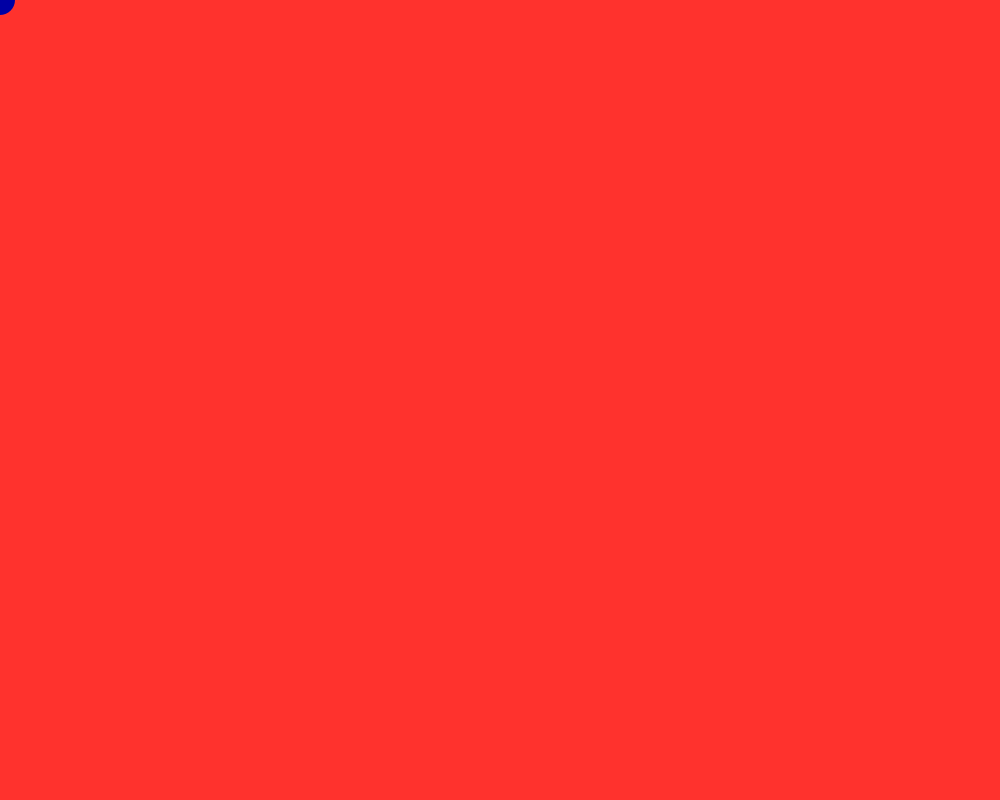
Frame 1 (no input)
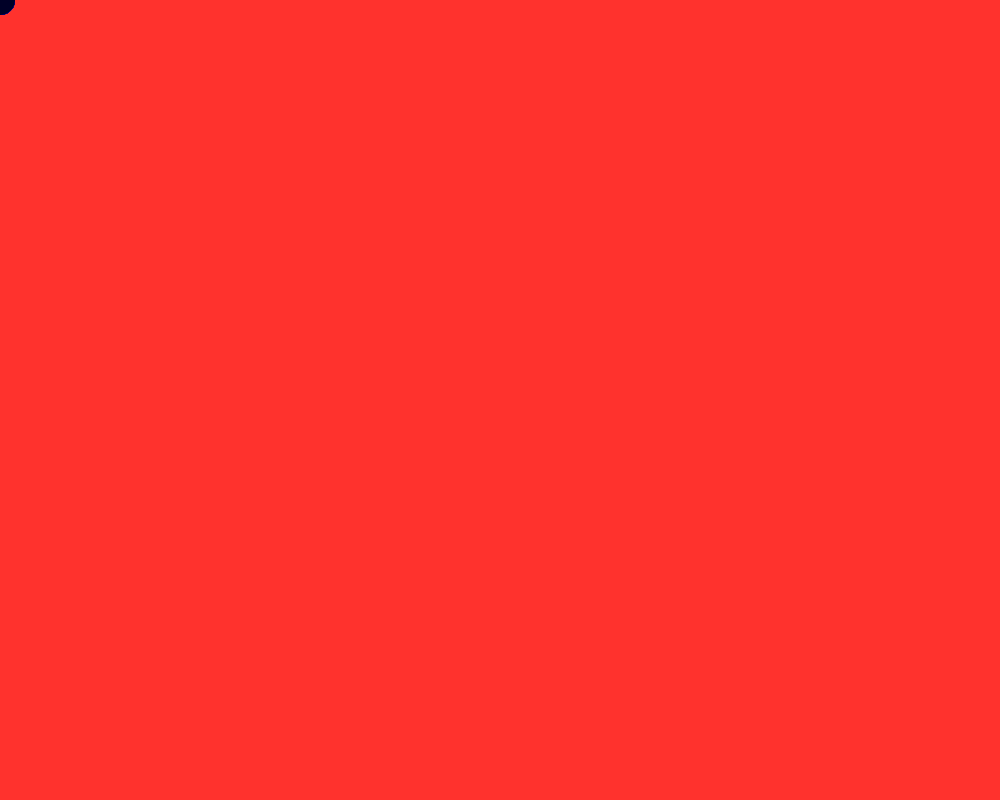
Frame 60 (the mouse pressed at the canvas centre just before this capture)
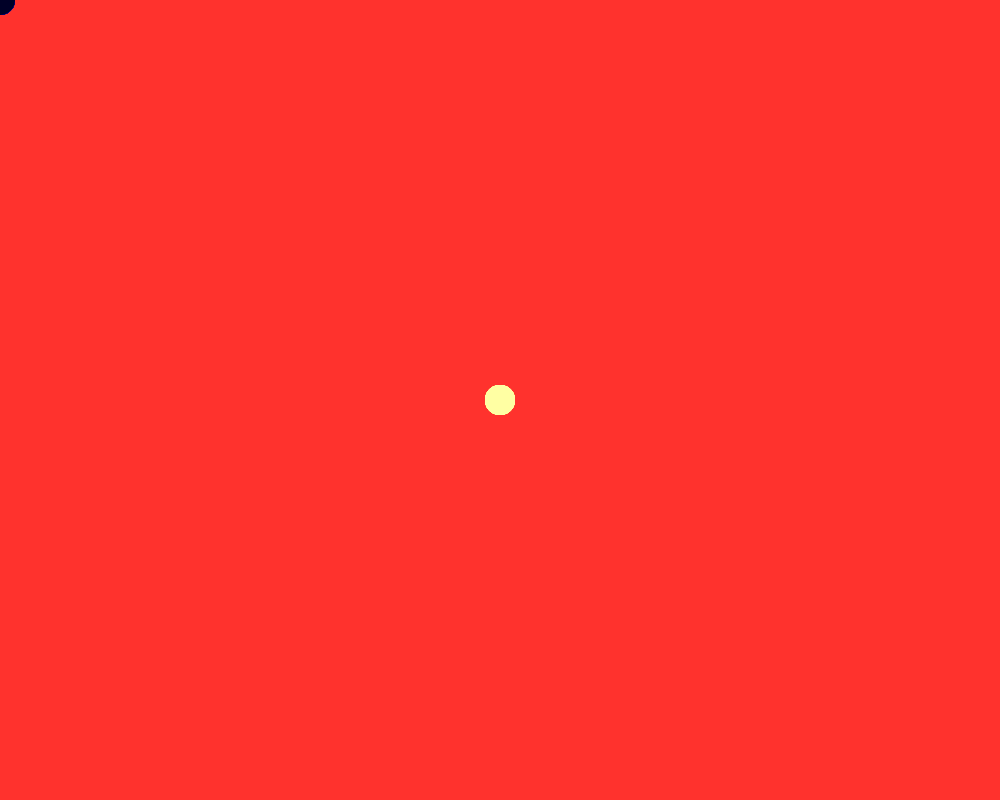
Frame 120 (the mouse held since frame 60 and released just before this capture)

The Processing sketch that drew these frames (run headless with seeded random() and noise(); from frame 60 on, the mouse is pressed at the canvas centre):

// Processing sketch: processing_160590
// ── processing_160590.pde

void setup() 
{

size(1000,800);
background(400,50,45);
noStroke();
frameRate(30);
}

void draw() { 
int circleSize = 30;
int circleXpos = mouseX;
int circleYpos = mouseY;
fill(mouseX,mouseY,random(0,255));
ellipse(circleXpos, circleYpos, circleSize, circleSize);

}
